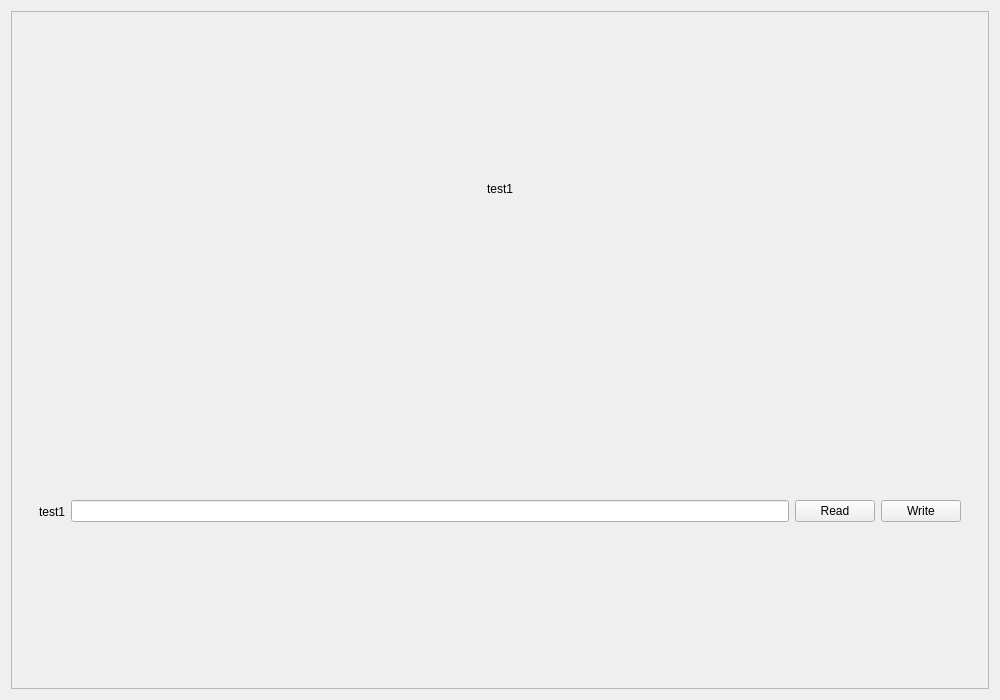
<?xml version="1.0" ?>
<ui version="4.0">
 <class>Form</class>
 <widget class="QWidget" name="Form">
  <property name="geometry">
   <rect>
    <x>0</x>
    <y>0</y>
    <width>1000</width>
    <height>700</height>
   </rect>
  </property>
  <property name="windowTitle">
   <string>Instrument Control</string>
  </property>
  <layout class="QVBoxLayout" name="verticalLayout">
   <item>
    <widget class="QScrollArea" name="scrollArea">
     <property name="widgetResizable">
      <bool>true</bool>
     </property>
     <widget class="QWidget" name="scrollAreaWidgetContents">
      <property name="geometry">
       <rect>
        <x>0</x>
        <y>0</y>
        <width>960</width>
        <height>660</height>
       </rect>
      </property>
      <layout class="QGridLayout" name="gridLayout">
       <item row="0" column="0">
        <widget class="QWidget" name="test1_container">
         <layout class="QVBoxLayout" name="test1_layout">
          <item>
           <widget class="QLabel" name="test1_label">
            <property name="text">
             <string>test1</string>
            </property>
            <property name="alignment">
             <set>Qt::AlignCenter</set>
            </property>
           </widget>
          </item>
          <item>
           <widget class="QWidget" name="test1_test1_rowWidget">
            <layout class="QHBoxLayout" name="test1_test1_rowLayout">
             <item>
              <widget class="QLabel" name="test1_test1_label">
               <property name="text">
                <string>test1</string>
               </property>
              </widget>
             </item>
             <item>
              <widget class="QLineEdit" name="test1_test1_lineEdit">
               <property name="readOnly">
                <bool>false</bool>
               </property>
              </widget>
             </item>
             <item>
              <widget class="QPushButton" name="test1_test1_readButton">
               <property name="text">
                <string>Read</string>
               </property>
              </widget>
             </item>
             <item>
              <widget class="QPushButton" name="test1_test1_writeButton">
               <property name="text">
                <string>Write</string>
               </property>
              </widget>
             </item>
            </layout>
           </widget>
          </item>
         </layout>
        </widget>
       </item>
      </layout>
     </widget>
    </widget>
   </item>
  </layout>
 </widget>
 <resources/>
 <connections/>
</ui>
